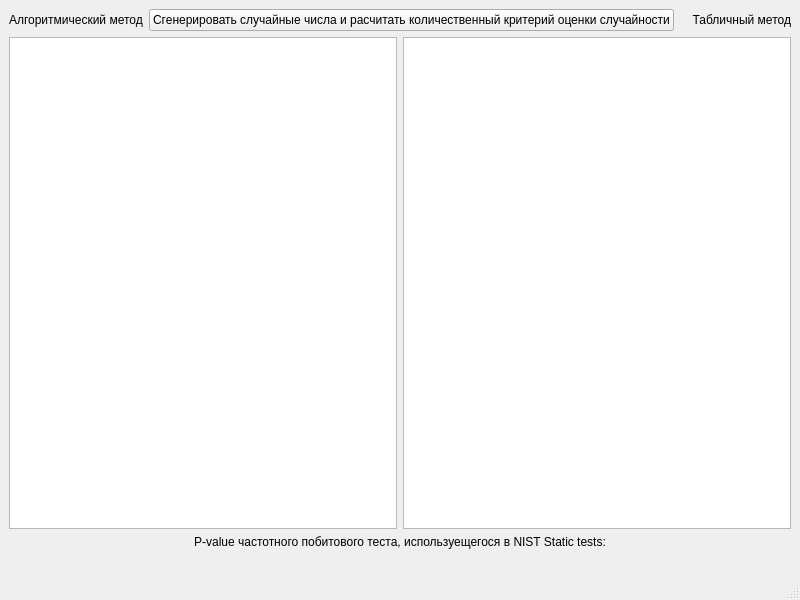
<?xml version="1.0" encoding="UTF-8"?>
<ui version="4.0">
 <class>MainWindow</class>
 <widget class="QMainWindow" name="MainWindow">
  <property name="geometry">
   <rect>
    <x>0</x>
    <y>0</y>
    <width>800</width>
    <height>600</height>
   </rect>
  </property>
  <property name="windowTitle">
   <string>MainWindow</string>
  </property>
  <widget class="QWidget" name="centralwidget">
   <layout class="QGridLayout" name="gridLayout">
    <item row="0" column="0">
     <layout class="QGridLayout" name="gridLayout_2">
      <item row="1" column="0">
       <layout class="QHBoxLayout" name="horizontalLayout">
        <property name="sizeConstraint">
         <enum>QLayout::SetMaximumSize</enum>
        </property>
        <item>
         <widget class="QTableWidget" name="algResultTableWidget">
          <property name="lineWidth">
           <number>2</number>
          </property>
         </widget>
        </item>
        <item>
         <widget class="QTableWidget" name="tableResultTableWidget">
          <property name="lineWidth">
           <number>2</number>
          </property>
         </widget>
        </item>
       </layout>
      </item>
      <item row="3" column="0">
       <layout class="QHBoxLayout" name="horizontalLayout_4">
        <property name="sizeConstraint">
         <enum>QLayout::SetMinimumSize</enum>
        </property>
        <item>
         <widget class="QLabel" name="algPValOneDigit">
          <property name="text">
           <string/>
          </property>
         </widget>
        </item>
        <item>
         <widget class="QLabel" name="algPValTwoDigit">
          <property name="text">
           <string/>
          </property>
         </widget>
        </item>
        <item>
         <widget class="QLabel" name="algPValThreeDigit">
          <property name="text">
           <string/>
          </property>
         </widget>
        </item>
        <item>
         <widget class="QLabel" name="tablePValOneDigit">
          <property name="text">
           <string/>
          </property>
         </widget>
        </item>
        <item>
         <widget class="QLabel" name="tablePValTwoDigit">
          <property name="text">
           <string/>
          </property>
         </widget>
        </item>
        <item>
         <widget class="QLabel" name="tablePValThreeDigit">
          <property name="text">
           <string/>
          </property>
         </widget>
        </item>
       </layout>
      </item>
      <item row="0" column="0">
       <layout class="QHBoxLayout" name="horizontalLayout_3">
        <item>
         <widget class="QLabel" name="infoLabel_1">
          <property name="text">
           <string>Алгоритмический метод</string>
          </property>
         </widget>
        </item>
        <item>
         <widget class="QPushButton" name="generateButton">
          <property name="text">
           <string>Сгенерировать случайные числа и расчитать количественный критерий оценки случайности</string>
          </property>
         </widget>
        </item>
        <item>
         <widget class="QLabel" name="infoLabel_2">
          <property name="text">
           <string>Табличный метод</string>
          </property>
          <property name="alignment">
           <set>Qt::AlignRight|Qt::AlignTrailing|Qt::AlignVCenter</set>
          </property>
         </widget>
        </item>
       </layout>
      </item>
      <item row="2" column="0">
       <widget class="QLabel" name="label_5">
        <property name="text">
         <string>P-value частотного побитового теста, используещегося в NIST Static tests:</string>
        </property>
        <property name="alignment">
         <set>Qt::AlignCenter</set>
        </property>
       </widget>
      </item>
     </layout>
    </item>
   </layout>
  </widget>
  <widget class="QMenuBar" name="menubar">
   <property name="geometry">
    <rect>
     <x>0</x>
     <y>0</y>
     <width>800</width>
     <height>20</height>
    </rect>
   </property>
  </widget>
  <widget class="QStatusBar" name="statusbar"/>
 </widget>
 <resources/>
 <connections/>
</ui>
